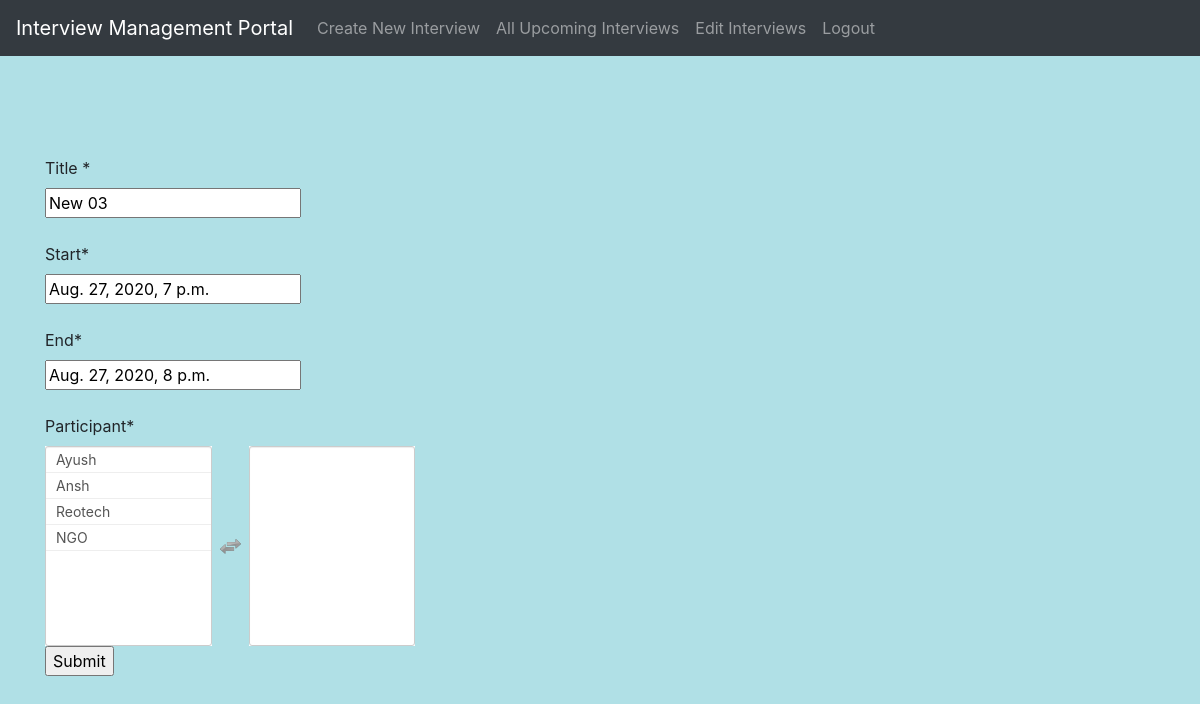
Screenshot of /home/update/4/ (signed in) with the database file from the repository.
### core/models.py (models this page shows, shortened)
class Interview(models.Model):
    name = models.CharField(max_length=50)
    participant = models.ManyToManyField("Participant", related_name = "interviews", through = 'ParticipantToInterview')
    start_time = models.DateTimeField()
    end_time = models.DateTimeField()

class Participant(models.Model):
    name = models.CharField(max_length=50)
    email = models.EmailField(max_length=150)
    def __str__(self):
        return self.name

### core/views.py (the view)
# urls.py: url(r'^home/update/(?P<pk>\d+)/$', views.update_one_interview_view, name = "update_one_interview"),
@login_required(login_url='/')
def update_one_interview_view(request, pk):
    interview_obj = Interview.objects.get(pk = pk)
    participants = Participant.objects.all()
    if request.method == 'POST':
        participant_pk = request.POST.getlist("participant")
        if (len(participant_pk) < 2):
                context = {
                    'obj' : interview_obj,
                    'participants' : participants,
                    'lessthantwo' : True,
                }
                return render(request,'edit_one_interview.html', context)
        start_time = request.POST.get('start')
        end_time = request.POST.get('end')
        title = request.POST.get('Title')
        start_time = convert_to_datetime(request,start_time)
        end_time = convert_to_datetime(request,end_time)
        if (start_time == "old"):
            start_time = interview_obj.start_time
        if (end_time == "old"):
            end_time = interview_obj.end_time
        invalid_ids = check_updates_conflicts(request, participant_pk, start_time, end_time, pk)
        if (len(invalid_ids) == 0):
            interview_obj.delete()
            interview_object_create(request, title, start_time, end_time, participant_pk)
            send_creation_mail(request, participant_pk,  start_time, end_time)
            return render(request,'edit_interviews.html')
        else:
            names = []
            for participant in invalid_ids:
                part_id = participant
                part_user = Participant.objects.get(id = part_id)
                names.append(part_user.name)
            context = {
                'obj' : interview_obj,
                'participants' : participants,
                'names' : names,
            }
            return render(request,'edit_one_interview.html', context)
    else:
        context = {
            'obj' : interview_obj,
            'participants' : participants,
        }
        return render(request,'edit_one_interview.html', context)

### core/templates/edit_one_interview.html (shortened to what this page needs)
{% load static %}
{% load crispy_forms_tags %}
<!DOCTYPE html>
<html lang="en">
<head>
    <link href="{% static 'css/multi-select.css' %}" media="screen" rel="stylesheet" type="text/css">
    <link rel="stylesheet" href="https://stackpath.bootstrapcdn.com/bootstrap/4.5.0/css/bootstrap.min.css">
    <link rel="stylesheet" href="https://cdnjs.cloudflare.com/ajax/libs/jquery-datetimepicker/2.5.20/jquery.datetimepicker.min.css" />
</head>
<body style="background-color:powderblue;">
    <nav class="navbar navbar-expand-lg navbar-dark bg-dark">
        <li class ="navbar-brand">Interview Management Portal</li>
        <div class="collapse navbar-collapse" id="navbarSupportedContent">
          <ul class="navbar-nav mr-auto">
            <li class="nav-item">
              <a class="nav-link" href="{% url 'create' %}">Create New Interview<span class="sr-only">(current)</span></a>
            </li>
            <li class="nav-item">
              <a class="nav-link" href="{% url 'all_interviews' %}">All Upcoming Interviews</a>
            </li>
            <li class="nav-item">
              <a class="nav-link" href="{% url 'update_interview' %}">Edit Interviews</a>
            </li>
            <li class="nav-item">
                <a class="nav-link" href="{% url 'logout' %}">Logout</a>
              </li>
          </ul>
        </div>
    </nav>
    <div class="container" style="margin-top: 100px;">
        <form method="POST">
            <div id="div_id_Title" class="control-group">
                <label for="id_Title" class="control-label requiredField"> Title <span class="asteriskField">*</span></label>
                <div class="controls">
                    <input type="text" name="Title" maxlength="50" class="textinput textInput" required id="id_Title" value = "{{obj.name}}">
                </div>
            </div>
            <br>
            <div id="div_id_start" class="control-group">
                <label for="id_start" class="control-label requiredField">Start<span class="asteriskField">*</span> </label>
                <div class="controls">
                    <input type="text" name="start" class="datetimeinput" required id="id_start", value = "{{obj.start_time}}">
                </div>
            </div>
            <br>
            <div id="div_id_end" class="control-group">
                <label for="id_end" class="control-label requiredField"> End<span class="asteriskField">*</span> </label>
                <div class="controls">
                    <input type="text" name="end" class="datetimeinput" required id="id_end",  value = "{{obj.end_time}}">
                </div>
            </div>
            <br>
            <div id="div_id_participant" class="control-group">
                <label for="id_participant" class="control-label requiredField"> Participant<span class="asteriskField">*</span> </label>
                <div class="controls">
                    <select name="participant" class="selectmultiple" required id="id_participant" multiple>
                        {% for participant in participants %}
                            <option value="{{participant.id}}"> {{participant}} </option>
                        {% endfor %}
                    </select>
                </div>
            </div>
            <input type="submit" name="Submit" value="Submit">
        </form>
    </div>
</body>
</html>

### core/static/css/multi-select.css (style rules this page uses)
.ms-container .ms-selectable li.ms-elem-selectable, .ms-container .ms-selection li.ms-elem-selection { border-bottom: 1px #eee solid; padding: 2px 10px; color: #555; font-size: 14px; }

### rows the page displays
Interview: Title "New 03", start "Aug. 27, 2020, 7 p.m.", end "Aug. 27, 2020, 8 p.m."
Participant: {{ participant.id }} 1 (drawn)
Participant: {{ participant.id }} 2 (drawn)
Participant: {{ participant.id }} 3 (drawn)
Participant: {{ participant.id }} 4 (drawn)
